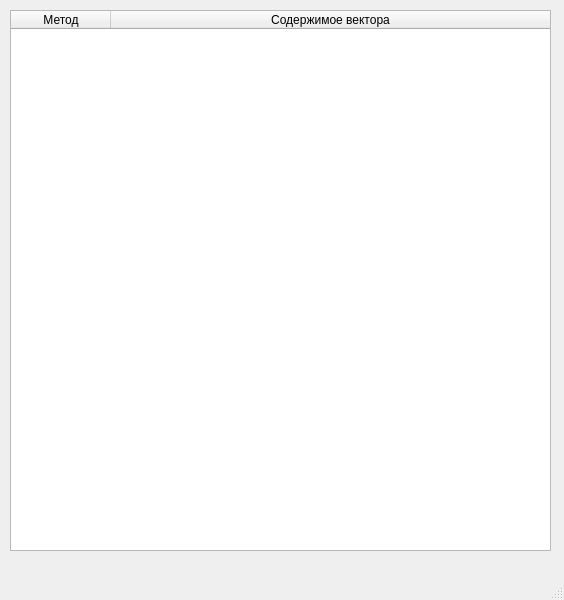
<?xml version="1.0" encoding="UTF-8"?>
<ui version="4.0">
 <class>MainWindow</class>
 <widget class="QMainWindow" name="MainWindow">
  <property name="geometry">
   <rect>
    <x>0</x>
    <y>0</y>
    <width>564</width>
    <height>600</height>
   </rect>
  </property>
  <property name="windowTitle">
   <string>MainWindow</string>
  </property>
  <widget class="QWidget" name="centralwidget">
   <widget class="QTableWidget" name="tableWidget">
    <property name="geometry">
     <rect>
      <x>10</x>
      <y>10</y>
      <width>541</width>
      <height>541</height>
     </rect>
    </property>
    <attribute name="horizontalHeaderCascadingSectionResizes">
     <bool>false</bool>
    </attribute>
    <attribute name="horizontalHeaderDefaultSectionSize">
     <number>100</number>
    </attribute>
    <attribute name="horizontalHeaderStretchLastSection">
     <bool>true</bool>
    </attribute>
    <attribute name="verticalHeaderCascadingSectionResizes">
     <bool>false</bool>
    </attribute>
    <column>
     <property name="text">
      <string>Метод</string>
     </property>
    </column>
    <column>
     <property name="text">
      <string>Содержимое вектора</string>
     </property>
    </column>
   </widget>
  </widget>
  <widget class="QMenuBar" name="menubar">
   <property name="geometry">
    <rect>
     <x>0</x>
     <y>0</y>
     <width>564</width>
     <height>22</height>
    </rect>
   </property>
  </widget>
  <widget class="QStatusBar" name="statusbar"/>
 </widget>
 <resources/>
 <connections/>
</ui>
